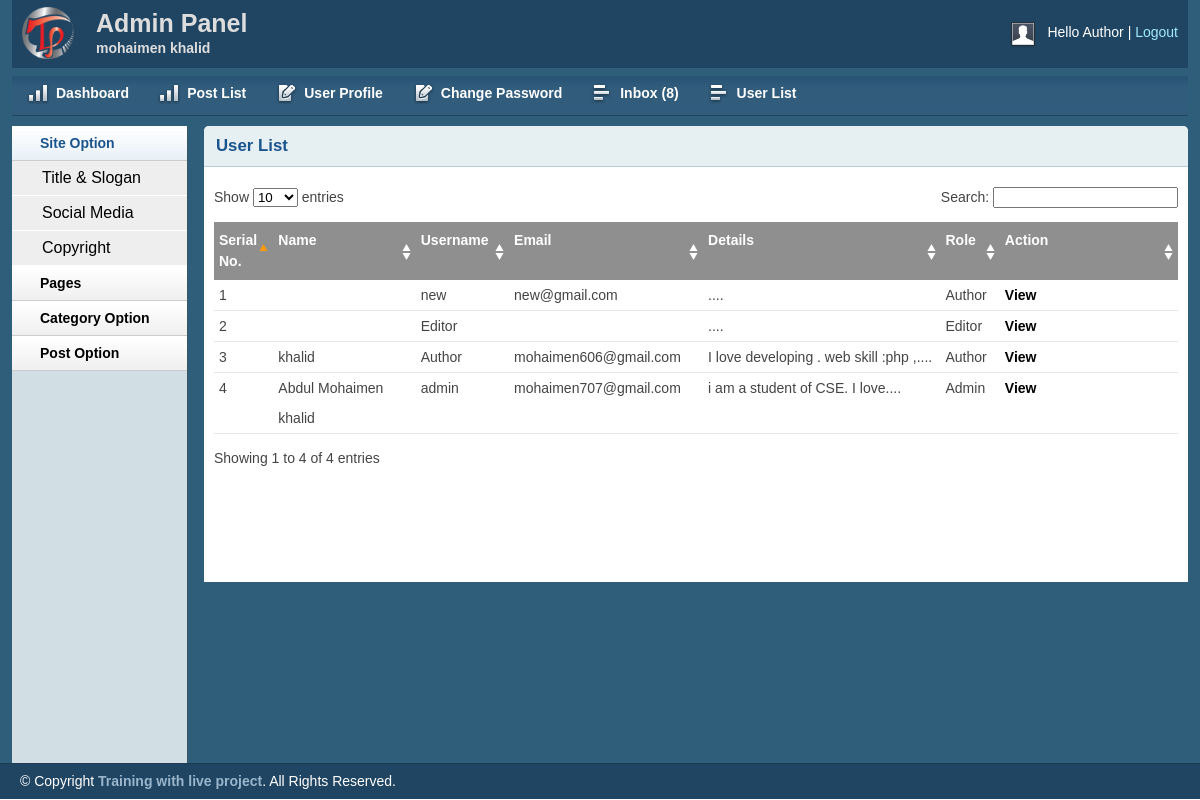
Screenshot of /admin/userlist.php (signed in) with the database file from the repository.
### tables this page shows
CREATE TABLE `tbl_user` (
  `id` int(11) NOT NULL,
  `name` varchar(255) NOT NULL,
  `username` varchar(50) NOT NULL,
  `password` varchar(32) NOT NULL,
  `email` varchar(255) NOT NULL,
  `details` text NOT NULL,
  `role` int(11) NOT NULL
);

### lib/Database.php (called while the page is built, shortened)
<?php
Class Database{
	public $host   = DB_HOST;
	public $user   = DB_USER;
	public $pass   = DB_PASS;
	public $dbname = DB_NAME;
	public $link;
	private function connectDB(){
	$this->link = new mysqli($this->host, $this->user, $this->pass, $this->dbname);
 }
	public function select($query){
		$result = $this->link->query($query) or die($this->link->error.__LINE__);
		if($result->num_rows > 0){
			return $result;
		} else {
			return false;
		}
	}
}

### helpers/Format.php (called while the page is built, shortened)
<?php
class Format{
	public function textShorten($text, $limit = 420){
	$text = $text. " ";
	$text = substr($text, 0, $limit);
	$text = substr($text, 0, strrpos($text, ' '));
	$text = $text. "....";
	return  $text;
	}
}
?>

### admin/userlist.php (the view, shortened to what this page needs)
<?php include 'inc/header.php'; ?>
<?php include 'inc/sidebar.php'; ?>
        <div class="grid_10">
            <div class="box round first grid">
                <h2>User List</h2>
                <div class="block">
                    <table class="data display datatable" id="example">
					<thead>
						<tr>
							<th>Serial No.</th>
							<th>Name</th>
							<th>Username</th>
                            <th>Email</th>
                            <th>Details</th>
                            <th>Role</th>
                            <th>Action</th>
						</tr>
					</thead>
					<tbody>
						<?php
						$query = "SELECT * FROM tbl_user ORDER BY id DESC ";
						$category = $db->select($query);
						if ($category) {
							$i= 0;
							while ($result = $category->fetch_assoc()) {
								$i++;
						?>
						<tr class="odd gradeX"">
							<td width="5%"><?php echo $i; ?></td>
							<td width="12%"><?php echo $result['name']; ?></td>
                            <td width="7%"><?php echo $result['username']; ?></td>
                            <td width="10%"><?php echo $result['email']; ?></td>
                            <td width="20%"><?php echo $fm->textShorten($result['details'],40); ?></td>
                            <td width="5%">
                            <?php
                            if ($result['role']== '0') {
                                echo "Admin";
                            }elseif ($result['role']== '1') {
                                echo "Author";
                            }elseif ($result['role']== '2') {
                                echo "Editor";
                            }
                            ?>
                            </td>
							<td width="15%"><a  href="viewuser.php?userid=<?php echo $result['id']; ?>">View</a>
                             </td>
						</tr>
						<?php } } ?>
					</tbody>
				</table>
               </div>
            </div>
        </div>
       <?php include 'inc/footer.php'; ?>

### admin/css/layout.css (style rules this page uses)
body { background: #fff none repeat scroll 0 0; color: #444; font-size: 14px; padding: 0; }
a { color: #000; font-weight:bold; text-decoration: none; }
h1, h2, h3, h4, h5, h6 { line-height:1.2em; margin-bottom:.3em; }
h2 { margin-top:1em; }
.box { background:#fff; margin-bottom:20px; padding:10px 10px 10px 10px; margin-left:-8px; }
.box.grid { padding-bottom:40px; }
.box.round { -moz-border-radius: 5px 5px 0px 0px; -webkit-border-radius: 5px 5px 0px 0px; border-radius: 5px 5px 0px 0px; }
.box h2 { font-size:1.2em; font-weight:bold; color:#1B548D; background:#E6F0F3; margin:-10px -10px 0 -10px; padding:10px 12px; border-bottom:1px solid #B3CBD6; -moz-border-radius: 5px 5px 0px 0px; -webkit-border-radius: 5px 5px 0px 0px; border-radius: 5px 5px 0px 0px; }
.box.first { min-height: 406px; }
.block { padding-top:20px; }
.block { padding-bottom:1px; }
table.display { margin: 0 auto; clear: both; width: 100%; }
.sorting_asc { background: #8f8f8f url(../img/table/sort_asc.png) no-repeat center right; padding:8px 5px; text-align:left; color:#fff; }
.sorting { background:#8f8f8f url(../img/table/sort_both.png) no-repeat center right; padding:8px 5px; text-align:left; color:#fff; }
tr.odd { height: 30px; line-height: 30px; border-bottom:1px solid #e6e6e6; }
tr.even { height: 30px; line-height: 30px; border-bottom:1px solid #e6e6e6; }
tr.odd td, tr.even td { padding-left:5px; }

### rows the page displays
tbl_user: username "new", email "new@gmail.com", details "....", role "Author"
tbl_user: username "Editor", details "....", role "Editor"
tbl_user: name "khalid", username "Author", email "mohaimen606@gmail.com", details "I love developing . web skill :php ,....", role "Author"
tbl_user: name "Abdul Mohaimen khalid", username "admin", email "mohaimen707@gmail.com", details "i am a student of CSE. I love....", role "Admin"

### other values shown
$usrnamee "Author"
$count "8"
